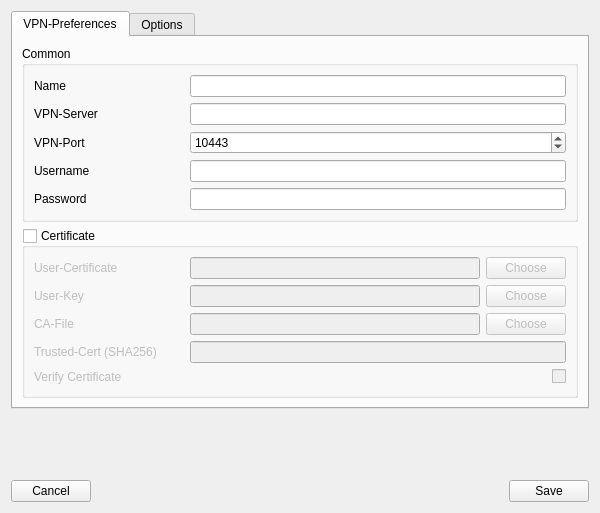
<?xml version="1.0" encoding="UTF-8"?>
<ui version="4.0">
 <class>vpnProfileEditor</class>
 <widget class="QWidget" name="vpnProfileEditor">
  <property name="geometry">
   <rect>
    <x>0</x>
    <y>0</y>
    <width>600</width>
    <height>513</height>
   </rect>
  </property>
  <property name="windowTitle">
   <string>Form</string>
  </property>
  <layout class="QVBoxLayout" name="verticalLayout">
   <item>
    <widget class="QTabWidget" name="tabWidget">
     <property name="currentIndex">
      <number>0</number>
     </property>
     <widget class="QWidget" name="tab">
      <attribute name="title">
       <string>VPN-Preferences</string>
      </attribute>
      <layout class="QVBoxLayout" name="verticalLayout_2">
       <item>
        <widget class="QGroupBox" name="groupBox">
         <property name="title">
          <string>Common</string>
         </property>
         <layout class="QFormLayout" name="formLayout">
          <item row="0" column="0">
           <widget class="QLabel" name="label">
            <property name="minimumSize">
             <size>
              <width>150</width>
              <height>0</height>
             </size>
            </property>
            <property name="text">
             <string>Name</string>
            </property>
           </widget>
          </item>
          <item row="0" column="1">
           <widget class="QLineEdit" name="leName"/>
          </item>
          <item row="1" column="0">
           <widget class="QLabel" name="label_2">
            <property name="minimumSize">
             <size>
              <width>150</width>
              <height>0</height>
             </size>
            </property>
            <property name="text">
             <string>VPN-Server</string>
            </property>
           </widget>
          </item>
          <item row="1" column="1">
           <widget class="QLineEdit" name="leGatewayHost"/>
          </item>
          <item row="3" column="0">
           <widget class="QLabel" name="label_3">
            <property name="minimumSize">
             <size>
              <width>150</width>
              <height>0</height>
             </size>
            </property>
            <property name="text">
             <string>Username</string>
            </property>
           </widget>
          </item>
          <item row="4" column="0">
           <widget class="QLabel" name="label_4">
            <property name="minimumSize">
             <size>
              <width>150</width>
              <height>0</height>
             </size>
            </property>
            <property name="text">
             <string>Password</string>
            </property>
           </widget>
          </item>
          <item row="2" column="0">
           <widget class="QLabel" name="label_5">
            <property name="minimumSize">
             <size>
              <width>150</width>
              <height>0</height>
             </size>
            </property>
            <property name="text">
             <string>VPN-Port</string>
            </property>
           </widget>
          </item>
          <item row="2" column="1">
           <widget class="QSpinBox" name="sBGatewayPort">
            <property name="suffix">
             <string/>
            </property>
            <property name="minimum">
             <number>1</number>
            </property>
            <property name="maximum">
             <number>65535</number>
            </property>
            <property name="value">
             <number>10443</number>
            </property>
           </widget>
          </item>
          <item row="3" column="1">
           <widget class="QLineEdit" name="leUsername"/>
          </item>
          <item row="4" column="1">
           <widget class="QLineEdit" name="lePassword">
            <property name="echoMode">
             <enum>QLineEdit::PasswordEchoOnEdit</enum>
            </property>
           </widget>
          </item>
         </layout>
        </widget>
       </item>
       <item>
        <widget class="QGroupBox" name="gbCertificate">
         <property name="title">
          <string>Certificate</string>
         </property>
         <property name="checkable">
          <bool>true</bool>
         </property>
         <property name="checked">
          <bool>false</bool>
         </property>
         <layout class="QFormLayout" name="formLayout_2">
          <item row="0" column="0">
           <widget class="QLabel" name="label_6">
            <property name="minimumSize">
             <size>
              <width>150</width>
              <height>0</height>
             </size>
            </property>
            <property name="text">
             <string>User-Certificate</string>
            </property>
           </widget>
          </item>
          <item row="1" column="0">
           <widget class="QLabel" name="label_7">
            <property name="minimumSize">
             <size>
              <width>150</width>
              <height>0</height>
             </size>
            </property>
            <property name="text">
             <string>User-Key</string>
            </property>
           </widget>
          </item>
          <item row="2" column="0">
           <widget class="QLabel" name="label_8">
            <property name="minimumSize">
             <size>
              <width>150</width>
              <height>0</height>
             </size>
            </property>
            <property name="text">
             <string>CA-File</string>
            </property>
           </widget>
          </item>
          <item row="4" column="0">
           <widget class="QLabel" name="label_9">
            <property name="minimumSize">
             <size>
              <width>150</width>
              <height>0</height>
             </size>
            </property>
            <property name="text">
             <string>Verify Certificate</string>
            </property>
           </widget>
          </item>
          <item row="4" column="1">
           <widget class="QCheckBox" name="cbVerifyCert">
            <property name="layoutDirection">
             <enum>Qt::RightToLeft</enum>
            </property>
            <property name="text">
             <string/>
            </property>
           </widget>
          </item>
          <item row="0" column="1">
           <layout class="QHBoxLayout" name="horizontalLayout_3">
            <item>
             <widget class="QLineEdit" name="leUserCert"/>
            </item>
            <item>
             <widget class="QPushButton" name="btnChooseUserCert">
              <property name="text">
               <string>Choose</string>
              </property>
             </widget>
            </item>
           </layout>
          </item>
          <item row="1" column="1">
           <layout class="QHBoxLayout" name="horizontalLayout_4">
            <item>
             <widget class="QLineEdit" name="leUserKey"/>
            </item>
            <item>
             <widget class="QPushButton" name="btnChooseUserKey">
              <property name="text">
               <string>Choose</string>
              </property>
             </widget>
            </item>
           </layout>
          </item>
          <item row="2" column="1">
           <layout class="QHBoxLayout" name="horizontalLayout_5">
            <item>
             <widget class="QLineEdit" name="leCAFile"/>
            </item>
            <item>
             <widget class="QPushButton" name="btnChooseCAFile">
              <property name="text">
               <string>Choose</string>
              </property>
             </widget>
            </item>
           </layout>
          </item>
          <item row="3" column="0">
           <widget class="QLabel" name="label_15">
            <property name="minimumSize">
             <size>
              <width>150</width>
              <height>0</height>
             </size>
            </property>
            <property name="maximumSize">
             <size>
              <width>150</width>
              <height>16777215</height>
             </size>
            </property>
            <property name="text">
             <string>Trusted-Cert (SHA256)</string>
            </property>
           </widget>
          </item>
          <item row="3" column="1">
           <widget class="QLineEdit" name="leTrustedCert"/>
          </item>
         </layout>
        </widget>
       </item>
      </layout>
     </widget>
     <widget class="QWidget" name="tab_2">
      <attribute name="title">
       <string>Options</string>
      </attribute>
      <layout class="QVBoxLayout" name="verticalLayout_3">
       <item>
        <widget class="QGroupBox" name="groupBox_3">
         <property name="title">
          <string>Common</string>
         </property>
         <layout class="QFormLayout" name="formLayout_3">
          <item row="0" column="0">
           <widget class="QLabel" name="label_11">
            <property name="minimumSize">
             <size>
              <width>150</width>
              <height>0</height>
             </size>
            </property>
            <property name="text">
             <string>Set routes</string>
            </property>
           </widget>
          </item>
          <item row="0" column="1">
           <widget class="QCheckBox" name="cbSetRoutes">
            <property name="layoutDirection">
             <enum>Qt::RightToLeft</enum>
            </property>
            <property name="text">
             <string/>
            </property>
           </widget>
          </item>
          <item row="1" column="0">
           <widget class="QLabel" name="label_12">
            <property name="minimumSize">
             <size>
              <width>150</width>
              <height>0</height>
             </size>
            </property>
            <property name="text">
             <string>Set DNS</string>
            </property>
           </widget>
          </item>
          <item row="1" column="1">
           <widget class="QCheckBox" name="cbSetDNS">
            <property name="layoutDirection">
             <enum>Qt::RightToLeft</enum>
            </property>
            <property name="text">
             <string/>
            </property>
           </widget>
          </item>
          <item row="2" column="0">
           <widget class="QLabel" name="label_13">
            <property name="minimumSize">
             <size>
              <width>150</width>
              <height>0</height>
             </size>
            </property>
            <property name="text">
             <string>PPPD use peerdns</string>
            </property>
           </widget>
          </item>
          <item row="2" column="1">
           <widget class="QCheckBox" name="cbPPPDUsePeerDNS">
            <property name="layoutDirection">
             <enum>Qt::RightToLeft</enum>
            </property>
            <property name="text">
             <string/>
            </property>
           </widget>
          </item>
          <item row="3" column="0">
           <widget class="QLabel" name="label_14">
            <property name="minimumSize">
             <size>
              <width>150</width>
              <height>0</height>
             </size>
            </property>
            <property name="text">
             <string>Insecure SSL</string>
            </property>
           </widget>
          </item>
          <item row="3" column="1">
           <widget class="QCheckBox" name="cbInsecureSSL">
            <property name="layoutDirection">
             <enum>Qt::RightToLeft</enum>
            </property>
            <property name="text">
             <string/>
            </property>
           </widget>
          </item>
          <item row="4" column="0">
           <widget class="QLabel" name="label_10">
            <property name="minimumSize">
             <size>
              <width>150</width>
              <height>0</height>
             </size>
            </property>
            <property name="text">
             <string>Debug</string>
            </property>
           </widget>
          </item>
          <item row="4" column="1">
           <widget class="QCheckBox" name="cbDebug">
            <property name="layoutDirection">
             <enum>Qt::RightToLeft</enum>
            </property>
            <property name="text">
             <string/>
            </property>
           </widget>
          </item>
         </layout>
        </widget>
       </item>
       <item>
        <spacer name="verticalSpacer_2">
         <property name="orientation">
          <enum>Qt::Vertical</enum>
         </property>
         <property name="sizeHint" stdset="0">
          <size>
           <width>20</width>
           <height>40</height>
          </size>
         </property>
        </spacer>
       </item>
      </layout>
     </widget>
    </widget>
   </item>
   <item>
    <spacer name="verticalSpacer">
     <property name="orientation">
      <enum>Qt::Vertical</enum>
     </property>
     <property name="sizeHint" stdset="0">
      <size>
       <width>20</width>
       <height>40</height>
      </size>
     </property>
    </spacer>
   </item>
   <item>
    <layout class="QHBoxLayout" name="horizontalLayout">
     <item>
      <widget class="QPushButton" name="btnCancel">
       <property name="text">
        <string>Cancel</string>
       </property>
      </widget>
     </item>
     <item>
      <spacer name="horizontalSpacer">
       <property name="orientation">
        <enum>Qt::Horizontal</enum>
       </property>
       <property name="sizeHint" stdset="0">
        <size>
         <width>40</width>
         <height>20</height>
        </size>
       </property>
      </spacer>
     </item>
     <item>
      <widget class="QPushButton" name="btnSave">
       <property name="text">
        <string>Save</string>
       </property>
      </widget>
     </item>
    </layout>
   </item>
  </layout>
 </widget>
 <resources/>
 <connections/>
</ui>
